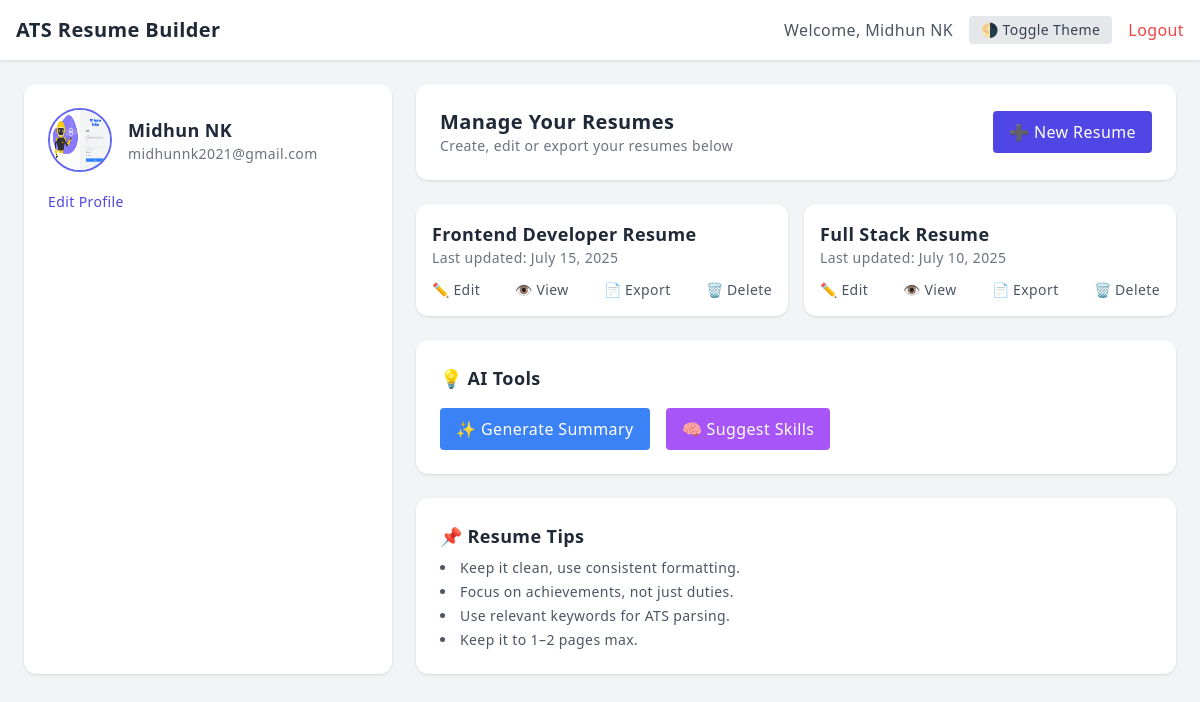
/home/ (signed in), run on an earlier commit of the app's database.
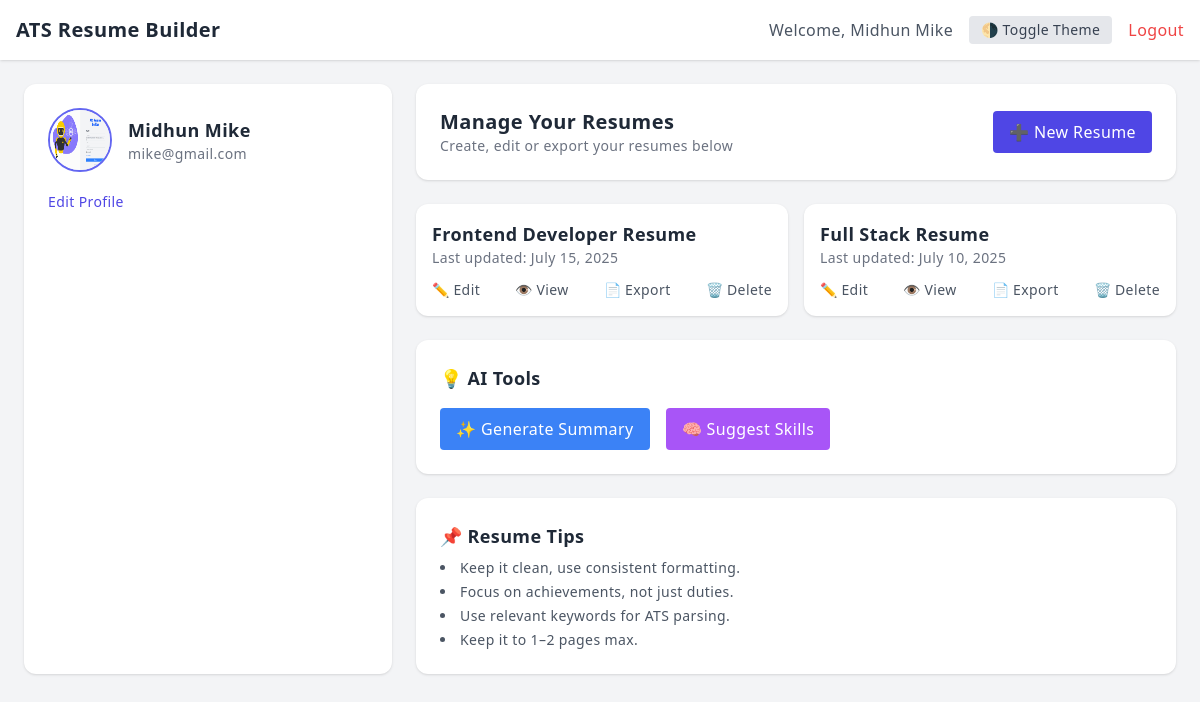
And on a later commit of the database.
### accounts/models.py (models this page shows, shortened)
class ProfileModel(models.Model):
    user = models.OneToOneField(User, on_delete=models.CASCADE)
    name = models.CharField(max_length=50, blank=True)
    location = models.CharField(max_length=50, blank=True)
    image = models.ImageField(null=True, upload_to=user_directory)
    email = models.EmailField(blank=True)
    phone_number = models.BigIntegerField(blank=True, null=True)
    github = models.CharField(max_length=50, blank=True)
    linkedin = models.CharField(max_length=50, blank=True)

### accounts/views.py (the view)
# urls.py: path('home/',home_view, name='home'),
@login_required
def home_view(request):
    profile = request.user.profilemodel
    return render(request,'views/home.html',{'profile':profile})

### accounts/templates/views/home.html (shortened to what this page needs)
<!DOCTYPE html>
{% load static %}
<html lang="en" class="transition-colors duration-300">
<head>
  <script src="https://cdn.tailwindcss.com"></script>
</head>
<body class="bg-gray-100 dark:bg-gray-900 dark:text-gray-100 font-sans leading-relaxed tracking-wide">
  <header class="bg-white dark:bg-gray-800 shadow p-4 flex justify-between items-center">
    <h1 class="text-xl font-bold text-gray-800 dark:text-white">ATS Resume Builder</h1>
    <div class="flex items-center space-x-4">
      <span class="text-gray-600 dark:text-gray-300">Welcome, {{profile.name}}</span>
      <button onclick="toggleTheme()" class="bg-gray-200 dark:bg-gray-700 text-gray-700 dark:text-gray-200 px-3 py-1 rounded text-sm">
        🌗 Toggle Theme
      </button>
      <a href="{% url 'logout' %}" class="text-red-500 hover:underline">Logout</a>
    </div>
  </header>
  <div class="grid grid-cols-1 lg:grid-cols-3 gap-6 p-6 max-w-7xl mx-auto">
    <div class="lg:col-span-1 bg-white dark:bg-gray-800 rounded-xl shadow p-6">
      <div class="flex items-center space-x-4">
        <img src="{{profile.image.url}}" alt="Profile" class="w-16 h-16 rounded-full border-2 border-indigo-500" />
        <div>
          <h2 class="text-lg font-semibold text-gray-800 dark:text-white"> {{profile.name}}</h2>
          <p class="text-sm text-gray-500 dark:text-gray-300"> {{profile.email}}</p>
        </div>
      </div>
      <div class="mt-4">
        <a href="#" class="text-indigo-600 hover:underline text-sm">Edit Profile</a>
      </div>
    </div>
    <div class="lg:col-span-2 space-y-6">
      <div class="bg-white dark:bg-gray-800 rounded-xl shadow p-6 flex justify-between items-center">
        <div>
          <h2 class="text-xl font-semibold text-gray-800 dark:text-white">Manage Your Resumes</h2>
          <p class="text-sm text-gray-500 dark:text-gray-300">Create, edit or export your resumes below</p>
        </div>
        <a href="{% url 'create' %}" class="bg-indigo-600 text-white px-4 py-2 rounded hover:bg-indigo-700 transition">
          ➕ New Resume
        </a>
      </div>
      <div class="grid md:grid-cols-2 gap-4">
        <div class="bg-white dark:bg-gray-800 shadow rounded-xl p-4">
          <h3 class="text-lg font-bold text-gray-800 dark:text-white">Frontend Developer Resume</h3>
          <p class="text-sm text-gray-500 dark:text-gray-300 mb-2">Last updated: July 15, 2025</p>
          <div class="flex justify-between mt-3 text-sm text-gray-600 dark:text-gray-300 space-x-2">
            <a href="#" class="hover:text-indigo-500">✏️ Edit</a>
            <a href="#" class="hover:text-blue-500">👁️ View</a>
            <a href="#" class="hover:text-green-500">📄 Export</a>
            <a href="#" class="hover:text-red-500">🗑️ Delete</a>
          </div>
        </div>
        <div class="bg-white dark:bg-gray-800 shadow rounded-xl p-4">
          <h3 class="text-lg font-bold text-gray-800 dark:text-white">Full Stack Resume</h3>
          <p class="text-sm text-gray-500 dark:text-gray-300 mb-2">Last updated: July 10, 2025</p>
          <div class="flex justify-between mt-3 text-sm text-gray-600 dark:text-gray-300 space-x-2">
            <a href="#" class="hover:text-indigo-500">✏️ Edit</a>
            <a href="#" class="hover:text-blue-500">👁️ View</a>
            <a href="#" class="hover:text-green-500">📄 Export</a>
            <a href="#" class="hover:text-red-500">🗑️ Delete</a>
          </div>
        </div>
      </div>
      <div class="bg-white dark:bg-gray-800 rounded-xl shadow p-6">
        <h2 class="text-lg font-semibold text-gray-800 dark:text-white mb-4">💡 AI Tools</h2>
        <div class="flex flex-wrap gap-4">
          <a href="#" class="bg-blue-500 text-white px-4 py-2 rounded hover:bg-blue-600">✨ Generate Summary</a>
          <a href="#" class="bg-purple-500 text-white px-4 py-2 rounded hover:bg-purple-600">🧠 Suggest Skills</a>
        </div>
      </div>
      <div class="bg-white dark:bg-gray-800 rounded-xl shadow p-6">
        <h2 class="text-lg font-semibold text-gray-800 dark:text-white mb-2">📌 Resume Tips</h2>
        <ul class="list-disc list-inside text-sm text-gray-600 dark:text-gray-300 space-y-1">
          <li>Keep it clean, use consistent formatting.</li>
          <li>Focus on achievements, not just duties.</li>
          <li>Use relevant keywords for ATS parsing.</li>
          <li>Keep it to 1–2 pages max.</li>
        </ul>
      </div>
    </div>
  </div>
</body>
</html>

What changed in the data, as far as the page shows it:
changed ProfileModel: name "Midhun NK" → "Midhun Mike"; email "midhunnk2021@gmail.com" → "mike@gmail.com"
